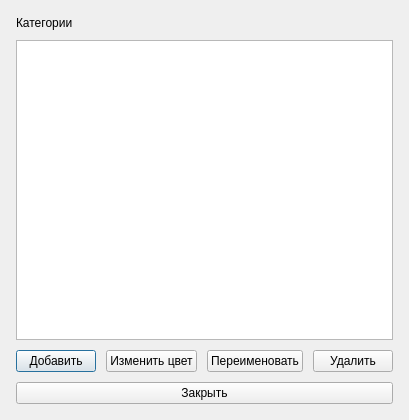
<?xml version="1.0" encoding="UTF-8"?>
<ui version="4.0">
 <class>CategoriesDialog</class>
 <widget class="QDialog" name="CategoriesDialog">
  <property name="geometry">
   <rect>
    <x>0</x>
    <y>0</y>
    <width>360</width>
    <height>420</height>
   </rect>
  </property>
  <property name="windowTitle">
   <string>Категории</string>
  </property>
  <layout class="QVBoxLayout" name="rootLayout">
   <property name="spacing">
    <number>10</number>
   </property>
   <property name="leftMargin">
    <number>16</number>
   </property>
   <property name="topMargin">
    <number>16</number>
   </property>
   <property name="rightMargin">
    <number>16</number>
   </property>
   <property name="bottomMargin">
    <number>16</number>
   </property>
   <item>
    <widget class="QLabel" name="categoriesTitleLabel">
     <property name="text">
      <string>Категории</string>
     </property>
    </widget>
   </item>
   <item>
    <widget class="QListWidget" name="categoriesListWidget"/>
   </item>
   <item>
    <layout class="QHBoxLayout" name="categoriesButtonsLayout">
     <item>
      <widget class="QPushButton" name="addCategoryButton">
       <property name="text">
        <string>Добавить</string>
       </property>
      </widget>
     </item>
     <item>
      <widget class="QPushButton" name="changeColorButton">
       <property name="text">
        <string>Изменить цвет</string>
       </property>
      </widget>
     </item>
     <item>
      <widget class="QPushButton" name="renameCategoryButton">
       <property name="text">
        <string>Переименовать</string>
       </property>
      </widget>
     </item>
     <item>
      <widget class="QPushButton" name="deleteCategoryButton">
       <property name="text">
        <string>Удалить</string>
       </property>
      </widget>
     </item>
    </layout>
   </item>
   <item>
    <widget class="QPushButton" name="closeButton">
     <property name="text">
      <string>Закрыть</string>
     </property>
    </widget>
   </item>
  </layout>
 </widget>
 <resources/>
 <connections/>
</ui>
